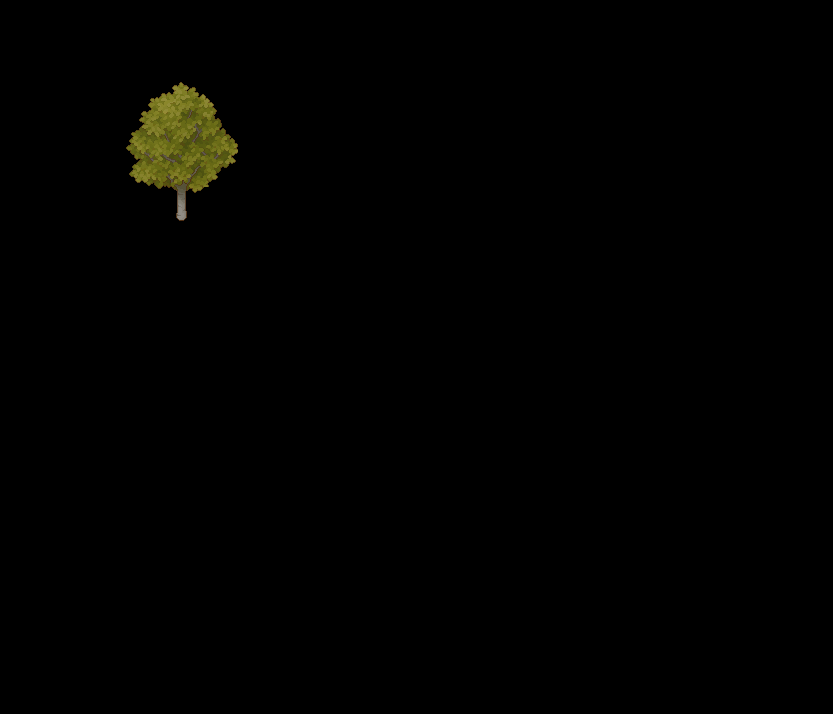

Tiled map render using the project's own tile images. Description and the map definition, with tile-layer contents summarised, below:
An orthogonal 49x42 tile map with 17x17 px tiles, 2 tile layers (input_Objects, output_Copes).

<map version="1.10" tiledversion="1.11.2" orientation="orthogonal" renderorder="right-down" width="49" height="42" tilewidth="17" tileheight="17" infinite="0" nextlayerid="3" nextobjectid="1">
 <tileset firstgid="1" source="../Background/TIleMaps/Naturaleza.tsx" />
 <layer id="1" name="input_Objects" width="49" height="42">
  <data>[2058 cells, 2 non-empty, 2 distinct tile ids]</data>
 </layer>
 <layer id="2" name="output_Copes" width="49" height="42">
  <data>[2058 cells, 51 non-empty, 51 distinct tile ids]</data>
 </layer>
</map>
